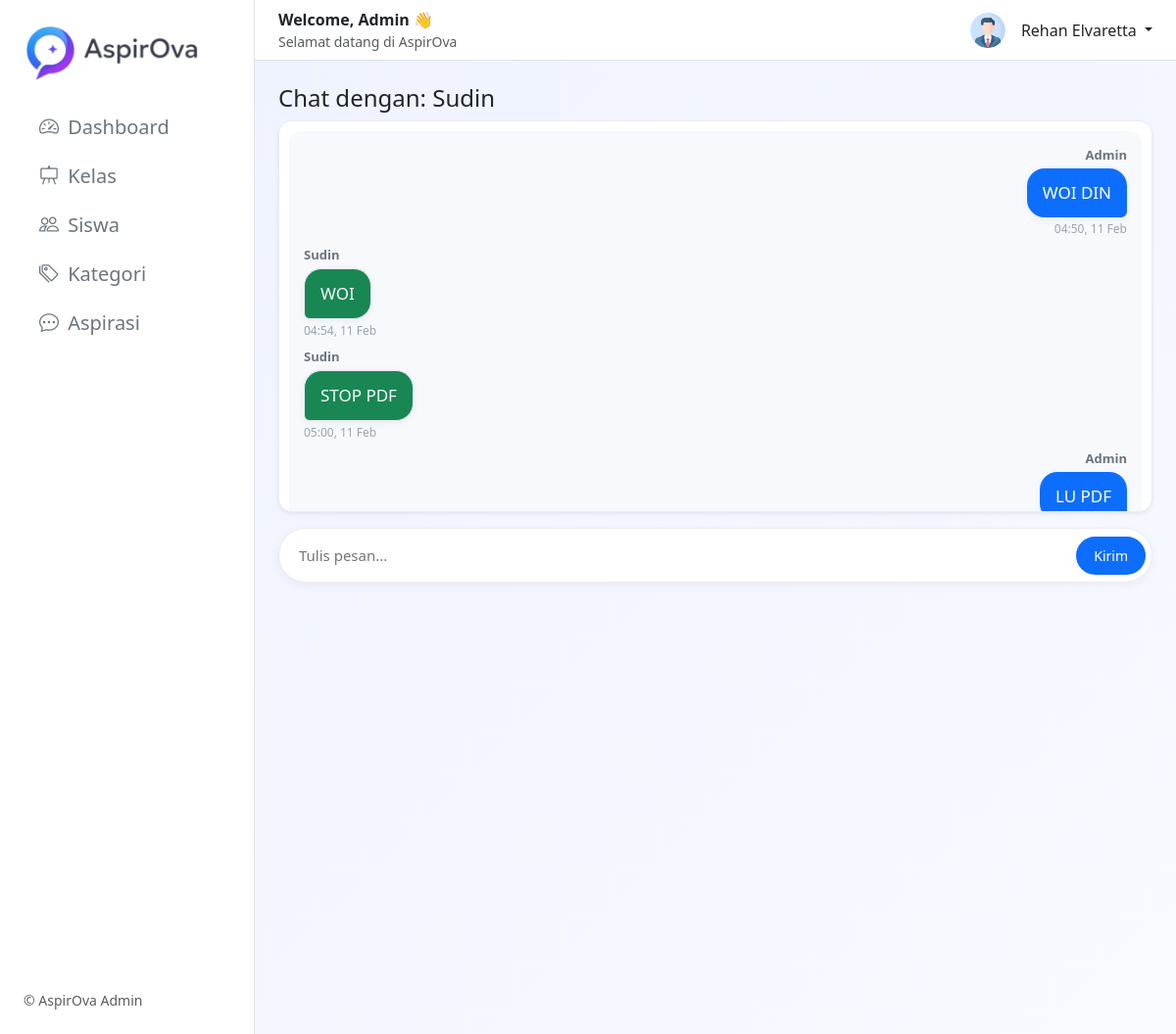
/admin/feedback/feedback_chat.php?user=3 (signed in), run on the app's committed database.
### tables this page shows
CREATE TABLE `tb_user` (
  `id_user` int(11) NOT NULL,
  `nis` varchar(15) NOT NULL,
  `nama` varchar(100) NOT NULL,
  `email` varchar(50) NOT NULL,
  `password` text NOT NULL,
  `jenis_kelamin` enum('P','L') NOT NULL,
  `id_kelas` int(11) NOT NULL,
  `role` enum('admin','siswa') NOT NULL,
  `created_at` timestamp NOT NULL DEFAULT current_timestamp()
);

CREATE TABLE `feedback_chat` (
  `id_chat` int(11) NOT NULL,
  `user_id` int(11) NOT NULL,
  `admin_id` int(11) DEFAULT NULL,
  `pesan` text NOT NULL,
  `pengirim` varchar(50) NOT NULL,
  `created_at` timestamp NOT NULL DEFAULT current_timestamp() ON UPDATE current_timestamp()
);

### admin/feedback/feedback_chat.php (the view, shortened to what this page needs)
<?php
include "../../includes/koneksi.php";
$user_id = $_GET['user'] ?? 0;
$user = mysqli_fetch_assoc(mysqli_query($koneksi, "SELECT nama FROM tb_user WHERE id_user='$user_id'"));
?>
<head>
    <link rel="stylesheet" href="<?= base_url . "assets/css/chat.css" ?>">
</head>
<?php include "../layout/header.php"; ?>
<?php include "../layout/sidebar.php"; ?>
<div class="flex-fill d-flex flex-column">
    <?php include "../layout/topbar.php"; ?>
    <main class="p-4 overflow-auto v-100">
        <h4>Chat dengan: <?= $user['nama'] ?></h4>
        <div class="card shadow-sm mb-3" style="height: 400px; overflow-y: auto;" id="chatBox">
            <div class="card-body d-flex flex-column" id="chatContent">
                <?php
                $chats = mysqli_query($koneksi, "
                    SELECT feedback_chat.*, tb_user.nama
                    FROM feedback_chat
                    JOIN tb_user ON tb_user.id_user = feedback_chat.user_id
                    WHERE feedback_chat.user_id='$user_id'
                    ORDER BY created_at ASC
                ");
                while ($c = mysqli_fetch_assoc($chats)) {
                    $isAdmin = $c['pengirim'] == 'admin';
                ?>
                    <div class="mb-2 <?= $isAdmin ? 'text-end' : 'text-start' ?>">
                        <div class="chat-name mb-1">
                            <?= $isAdmin ? 'Admin' : $c['nama']; ?>
                        </div>
                        <div class="chat-bubble d-inline-block <?= $isAdmin ? 'bg-primary text-white' : 'bg-success text-light' ?>">
                            <?= $c['pesan'] ?>
                        </div>
                        <div class="chat-time">
                            <?= date('H:i, d M', strtotime($c['created_at'])) ?>
                        </div>
                    </div>
                <?php } ?>
            </div>
        </div>
        <form method="POST" action="proses_chat.php">
            <div class="chat-input-wrapper">
                <input type="text" name="pesan" class="chat-input" placeholder="Tulis pesan..." required>
                <button class="chat-send-btn" type="submit">
                    Kirim
                </button>
            </div>
        </form>
    </main>
</div>

### assets/css/chat.css (style rules this page uses)
#chatBox { background: #ffffff; border-radius: 14px; border: 1px solid #e9ecef; padding: 10px; }
#chatContent { background: #f7f9fc; border-radius: 12px; padding: 15px; }
.chat-bubble { max-width: 65%; padding: 12px 16px; border-radius: 18px; font-size: 17px; line-height: 1.5; box-shadow: 0 2px 8px rgba(0,0,0,0.06); }
.bg-primary { border-bottom-right-radius: 6px !important; }
.bg-success { border-bottom-left-radius: 6px !important; border: 1px solid #e9ecef; }
.chat-name { font-size: 13px; font-weight: 600; color: #6c757d; }
.chat-time { font-size: 12px; color: #9aa3af; margin-top: 3px; }
.chat-input-wrapper { background: #ffffff; border-radius: 30px; padding: 6px; display: flex; align-items: center; gap: 8px; border: 1px solid #e9ecef; box-shadow: 0 3px 10px rgba(0,0,0,0.05); }
.chat-input { border: none; outline: none; flex: 1; padding: 10px 14px; font-size: 15px; border-radius: 30px; background: transparent; }
.chat-send-btn { background: #0d6efd; border: none; color: white; padding: 9px 18px; border-radius: 25px; font-size: 14px; font-weight: 500; transition: 0.2s ease; }

### admin/layout/header.php (style rules this page uses)
body { background: linear-gradient(135deg, #eef2ff, #f8faff); }

### data on the page
tb_user: nama "Sudin"
feedback_chat: pengirim "Admin", pesan "WOI DIN", created_at "04:50, 11 Feb"
feedback_chat: user.nama "Sudin", pesan "WOI", created_at "04:54, 11 Feb"
feedback_chat: user.nama "Sudin", pesan "STOP PDF", created_at "05:00, 11 Feb"
feedback_chat: pengirim "Admin", pesan "LU PDF"

### other printed values
$_SESSION['nama'] "Rehan Elvaretta"
